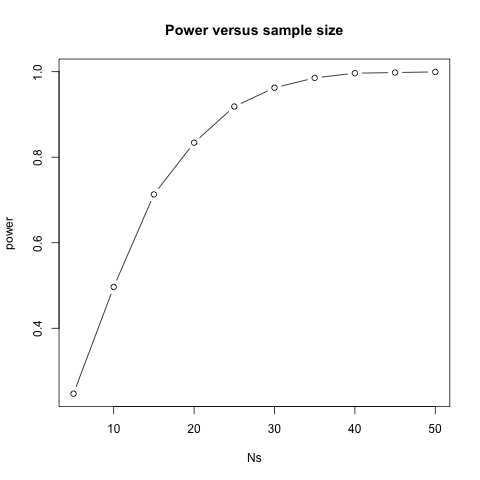

Write the R code that produced this figure.
dat <- read.csv("bodyWeights.csv") 

controlPopulation <- filter(dat, Sex == "M" & Diet == "chow") %>%  
  select(BW.21) %>% unlist

hfPopulation <- filter(dat, Sex == "M" & Diet == "hf") %>%  
  select(BW.21) %>% unlist

reject <- function(N, alpha=0.05){
  hf <- sample(hfPopulation, N) 
  control <- sample(controlPopulation, N)
  pval <- t.test(hf, control)$p.value
  pval < alpha
}

Ns <- seq(5, 50, 5)

power <- sapply(Ns, function(N){
  rejections <- replicate(B, reject(N))
  mean(rejections)
})


png("power-vs-sample-size.png")
plot(Ns, power, type="b", main="Power versus sample size")
dev.off()